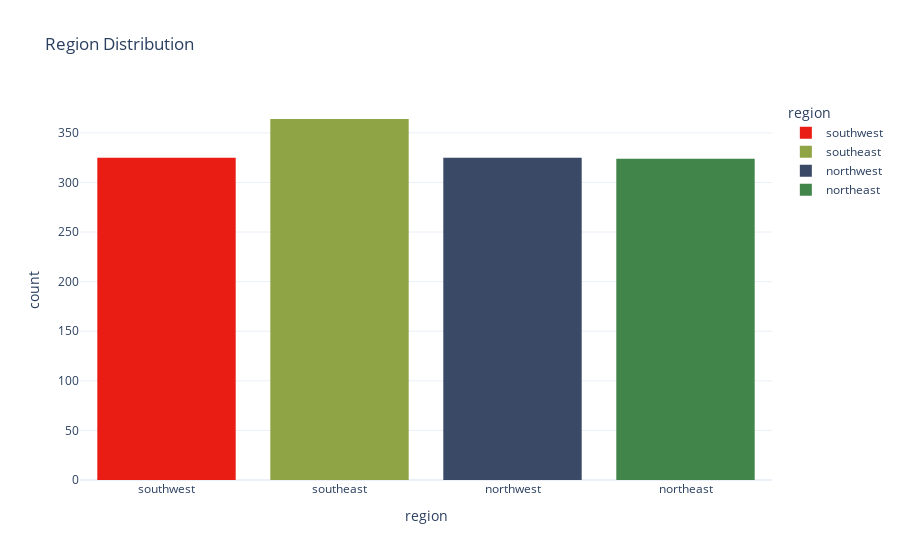

Notebook code cell kept with this figure:
### Code cell
#now lets see the distribution of the region columns
fig = px.histogram(df_insurance_n, x='region', title='Region Distribution', color='region',color_discrete_sequence=["#E91D14","#8FA445","#3A4966","#42854A"], template='plotly_white')
fig.update_layout(bargap=0.2)

### Figure 1 — Plotly figure (JSON) as saved in the notebook; plotly's stock layout.template omitted (floating-point values rounded to 4 significant figures; data arrays with more than 128 entries replaced by an {"elided": "..."} marker saying what was removed)
{"data": [{"alignmentgroup": "True", "bingroup": "x", "hovertemplate": "region=%{x}<br>count=%{y}<extra></extra>", "legendgroup": "southwest", "marker": {"color": "#E91D14", "pattern": {"shape": ""}}, "name": "southwest", "offsetgroup": "southwest", "orientation": "v", "showlegend": true, "type": "histogram", "x": {"elided": "325 str values"}, "xaxis": "x", "yaxis": "y"}, {"alignmentgroup": "True", "bingroup": "x", "hovertemplate": "region=%{x}<br>count=%{y}<extra></extra>", "legendgroup": "southeast", "marker": {"color": "#8FA445", "pattern": {"shape": ""}}, "name": "southeast", "offsetgroup": "southeast", "orientation": "v", "showlegend": true, "type": "histogram", "x": {"elided": "364 str values"}, "xaxis": "x", "yaxis": "y"}, {"alignmentgroup": "True", "bingroup": "x", "hovertemplate": "region=%{x}<br>count=%{y}<extra></extra>", "legendgroup": "northwest", "marker": {"color": "#3A4966", "pattern": {"shape": ""}}, "name": "northwest", "offsetgroup": "northwest", "orientation": "v", "showlegend": true, "type": "histogram", "x": {"elided": "325 str values"}, "xaxis": "x", "yaxis": "y"}, {"alignmentgroup": "True", "bingroup": "x", "hovertemplate": "region=%{x}<br>count=%{y}<extra></extra>", "legendgroup": "northeast", "marker": {"color": "#42854A", "pattern": {"shape": ""}}, "name": "northeast", "offsetgroup": "northeast", "orientation": "v", "showlegend": true, "type": "histogram", "x": {"elided": "324 str values"}, "xaxis": "x", "yaxis": "y"}], "layout": {"bargap": 0.2, "barmode": "relative", "legend": {"title": {"text": "region"}, "tracegroupgap": 0}, "title": {"text": "Region Distribution"}, "xaxis": {"anchor": "y", "categoryarray": ["southwest", "southeast", "northwest", "northeast"], "categoryorder": "array", "domain": [0, 1], "title": {"text": "region"}}, "yaxis": {"anchor": "x", "domain": [0, 1], "title": {"text": "count"}}}}
